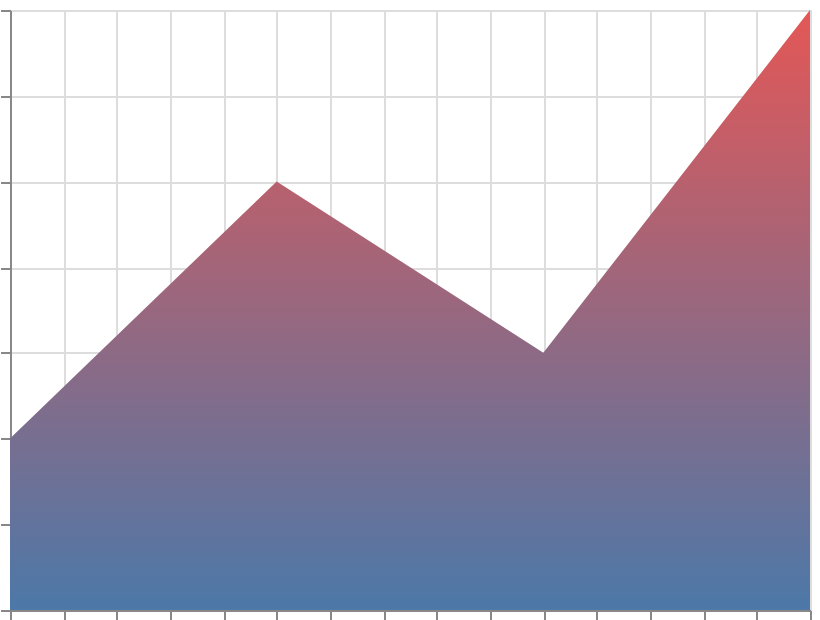

Express this chart as Vega-Lite.
### Vega-Lite specification from a JSON file in a GitHub repository (floating-point values rounded to 4 significant figures)
{"$schema": "https://vega.github.io/schema/vega-lite/v6.json", "width": 400, "height": 300, "padding": 5, "autosize": "none", "data": {"name": "table", "values": [{"x": 1, "y": 2}, {"x": 2, "y": 5}, {"x": 3, "y": 3}, {"x": 4, "y": 7}]}, "mark": {"type": "area", "fill": {"gradient": "linear", "x1": 0, "y1": 1, "x2": 0, "y2": 0, "stops": [{"offset": 0, "color": "#4c78a8"}, {"offset": 1, "color": "#e45756"}]}}, "encoding": {"x": {"field": "x", "type": "quantitative"}, "y": {"field": "y", "type": "quantitative"}}}
